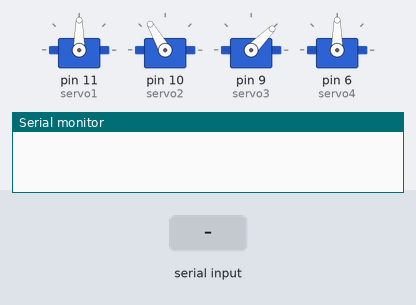
Simulated run of this sketch. Board: Arduino Uno, built with avr-gcc and run on an emulated ATmega328P. On the bench: 4 × servo, the last lines printed to the serial monitor. Inputs (shaded band) come from the test bench.

Above: at 1.2 s.
1.3 s: "left\n" received over the second serial link
At 2.0 s:
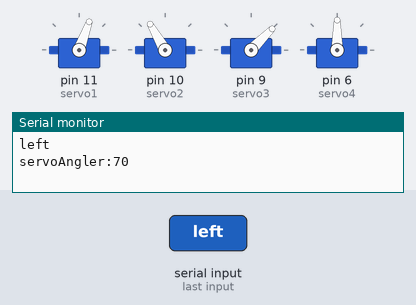
2.9 s: "down\n" received over the second serial link
At 3.3 s:
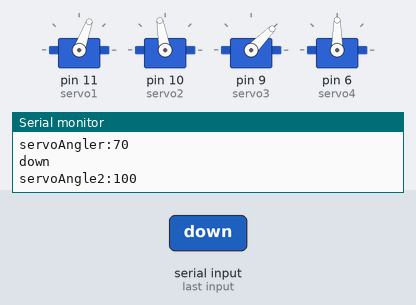
4.5 s: "right\n" received over the second serial link
At 5.7 s:
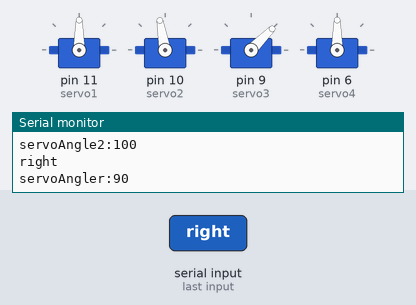
6.1 s: "grab\n" received over the second serial link
At 6.9 s:
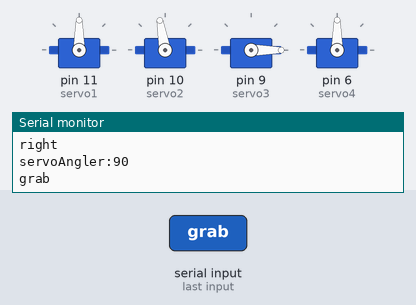
7.7 s: "up\n" received over the second serial link
At 8.1 s:
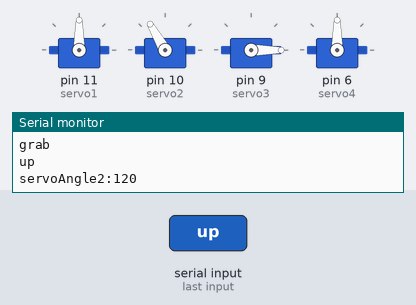
9.3 s: "open\n" received over the second serial link
At 10.5 s:
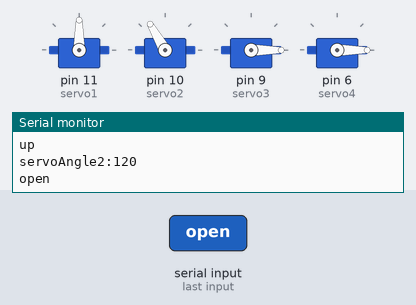
Timing chart, 0 to 11.9 s (numbered marks = the images above; inputs shaded):
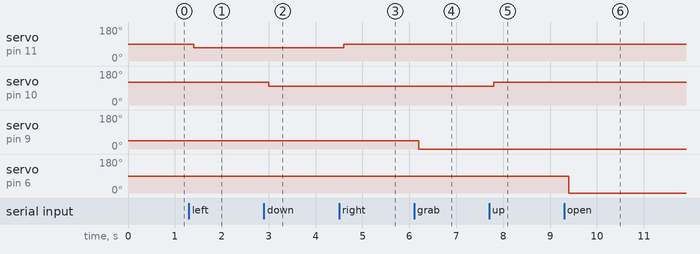

The sketch:

speech_recognnizer_4dof.ino
```cpp
#include <SoftwareSerial.h>
#include <Servo.h>

Servo servo1, servo2, servo3, servo4;

SoftwareSerial BTSerial(0, 1); // RX, TX

// Variables to store the current angle of each servo
int servo1Angle = 90;
int servo2Angle = 120;
int servo3Angle = 0;
int servo4Angle = 0;

void setup() {
  BTSerial.begin(9600);
  Serial.begin(9600);

  servo1.attach(11);
  servo2.attach(10);
  servo3.attach(9);
  servo4.attach(6);

  servo1.write(90);
  servo2.write(120);
  servo3.write(45);
  servo4.write(90);
}

void loop() {
  if (BTSerial.available()) {
    String command = BTSerial.readStringUntil('\n');
    command.toLowerCase();
    Serial.println(command);
    delay(100);

    if (command == "left") {
      servo1Angle -=20;
      servo1.write(servo1Angle);
      Serial.print("servoAngler:");
      Serial.println(servo1Angle);
      delay(100);
    }
    else if (command == "right") {
      servo1Angle +=20;
      servo1.write(servo1Angle);
      Serial.print("servoAngler:");
      Serial.println(servo1Angle);
      delay(100);
    }
    else if (command == "down") {
       servo2Angle -=20;
      servo2.write(servo2Angle);
      Serial.print("servoAngle2:");
      Serial.println(servo2Angle);
      delay(100);
    }
    else if (command == "up") {
    servo2Angle +=20;
      servo2.write(servo2Angle);
      Serial.print("servoAngle2:");
      Serial.println(servo2Angle);
      delay(100);
    }
    else if (command == "grab") {
      servo3Angle -=10;
      servo3.write(servo3Angle);
      //Serial.print("servoAngle3:");
      //Serial.println(servo3Angle);
      delay(100);

      servo4Angle +=90;
      servo4.write(servo4Angle);
      //Serial.print("servoAngle4:");
      //Serial.println(servo4Angle);

    }
      else if (command == "open"){
      servo4Angle -=90;
      servo4.write(servo4Angle);
      //Serial.print("servoAngle4:");
      //Serial.println(servo4Angle);

    }
    else if (command == "raise") {
      servo3.write(0);
      delay(1000);
      servo3.write(90);
    }
    else if (command == "release") {
      servo4.write(0);
      delay(1000);
      servo4.write(90);
    }
   /* else if (command == "home") {
      servo1.write(90);
      servo2.write(120);
      servo3.write(45);
      servo4.write(90);
      }
  */
  }

}
```

Measured:
- after the input at 1.3 s, servo on pin 11 (servo1): 90° → 70° after 0.10 s
- after the input at 2.9 s, servo on pin 10 (servo2): 120° → 100° after 0.10 s
- after the input at 4.5 s, servo on pin 11 (servo1): 70° → 90° after 0.10 s
- after the input at 6.1 s, servo on pin 9 (servo3): 45° → 0° after 0.10 s
- after the input at 7.7 s, servo on pin 10 (servo2): 100° → 120° after 0.10 s
- after the input at 9.3 s, servo on pin 6 (servo4): 90° → 0° after 0.10 s
